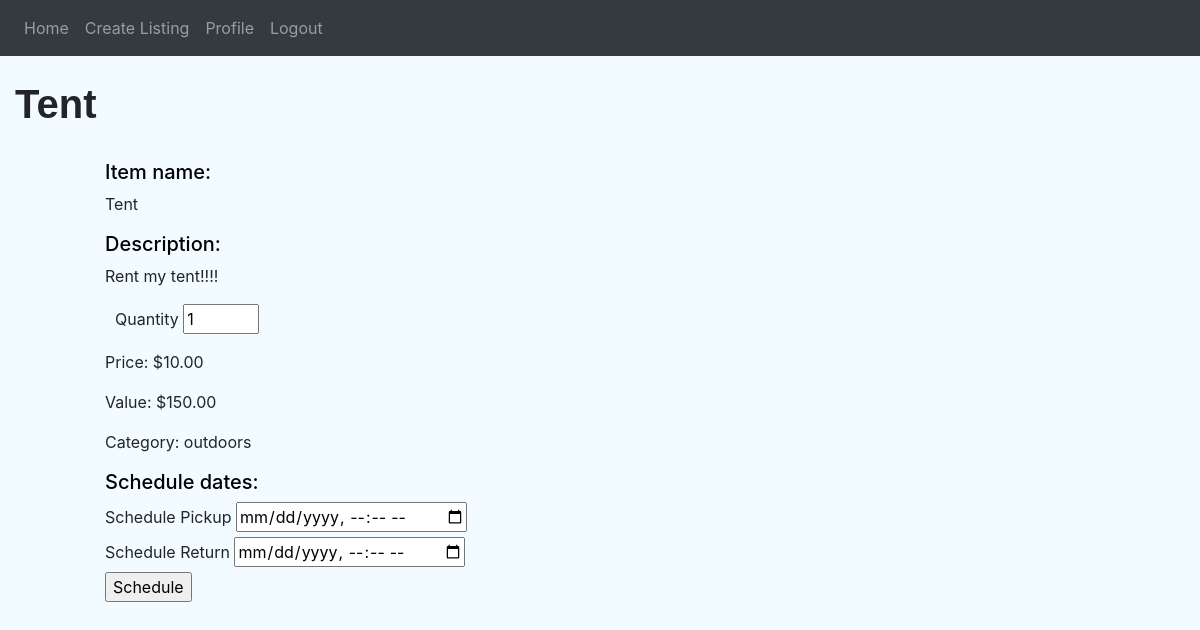
/order/item/2 (signed in), run on the app's committed database.
### website/models.py (models this page shows)
class Item(db.Model):
    id = db.Column(db.Integer, primary_key=True, index=True)
    name = db.Column(db.String(255), index=True)
    category_id = db.Column(db.Integer, db.ForeignKey("category.id"), index=True)
    is_available = db.Column(db.Boolean, nullable=False, default=True)
    description = db.Column(db.Text, index=True)
    owner_id = db.Column(db.Integer, db.ForeignKey("user.id"))  # ??????????
    date_created = db.Column(db.DATETIME, default=datetime.utcnow, index=True)
    price_in_cents = db.Column(db.Integer, nullable=False, index=True)  # Same thing here
    quantity = db.Column(db.Integer, default=1, index=True)
    value_in_cents = db.Column(db.Integer, nullable=False, index=True)
    image_name = db.Column(db.String(255), index=True)
    item_reviews = db.relationship("Review", backref="item")  # the item being reviewed
    orders = db.relationship("Order", backref="item")

class Category(db.Model):
    id = db.Column(db.Integer, primary_key=True, index=True)
    category = db.Column(db.String(255), index=True)
    items = db.relationship("Item", backref="category")

### website/order_item.py (the view, shortened to what this page needs)
@order_item.route('order/item/<item_id>', methods=['GET', 'POST'])
@login_required
def display_item(item_id):
    form = OrderFormInfo()
    current_item = Item.query.get(item_id)
    category = Category.query.get(current_item.category_id)
    return render_template('order.html', user=current_user, currentItem=current_item,
                           category=category, form=form)

### website/order_item.py
class OrderFormInfo(FlaskForm):
    scheduled_pickup_date = DateTimeLocalField('Schedule Pickup', format='%Y-%m-%dT%H:%M',
                                               validators=(DataRequired('** Required'), InputRequired(),))
    scheduled_return_date = DateTimeLocalField('Schedule Return', format='%Y-%m-%dT%H:%M',
                                               validators=(DataRequired('** Required'), InputRequired(),))
    submit = SubmitField('Schedule')  # OR RESERVE???

### website/templates/order.html (shortened to what this page needs)
{% extends "base.html" %} {% block title %}ORDER{% endblock %} {% block content
%}
<head>
  <link rel="stylesheet" href="../static/css/rental.css" />
</head>
<body style="background-color: rgb(242, 251, 255)">
  <br />
  <h1
    style="
      font-family: Verdana, Geneva, Tahoma, sans-serif;
      text-shadow: 0 0 2px #ffffff;
      font-weight: bold;
    ">
    {{ currentItem.name }}
  </h1>
  <div class="container py-4">
    <div class="row">
    <div class="col-6 big-box">
        <div class="col-md-10 col-lg-20 mx-auto">
            <form method="POST">
                <div class="form-group">
                    <h5 style="color: rgb(0, 0, 0)">Item name:</h5>
                    {{ currentItem.name }}
                </div>
                <div class="form-group">
                    <h5 style="color: rgb(0, 0, 0)">Description:</h5>
                    {{ currentItem.description}}
                </div>
                <div class="form-group">
                    <div class="d-flex justify-content-between">
                        <div class="quantityClass">
                            Quantity
                            <label for="quantity"></label><input type="number" name="quantity" min="1"
                                                                 max="{{currentItem.quantity}}" id="quantity" value="1"
                            />
                        </div>
                    </div>
                </div>
                <div class="form-group">
                    Price: {{"${:.2f}".format(currentItem.price_in_cents/100)}}
                </div>
                <div class="form-group">
                    Value:  {{"${:.2f}".format(currentItem.value_in_cents/100)}}
                </div>
                <div class="form-group">
                    Category:   {{ category.category }}
                </div>
                <h5 style="color: rgb(0, 0, 0)"> Schedule dates: </h5>
                {{ form.scheduled_pickup_date.label }} {{form.scheduled_pickup_date(class='datetime-localpicker')}} {{form.hidden_tag()}}
                {{ form.scheduled_return_date.label }} {{form.scheduled_return_date(class='datetime-localpicker')}} {{form.hidden_tag()}}
                {{form.submit()}}
            </form>
        </div>
    </div>
</div>
</div>
  {% endblock %}

### website/static/css/rental.css (style rules this page uses)
.quantityClass { margin-left: 10px; }

### data on the page
Item: name "Tent", description "Rent my tent!!!!", currentItem.price_in_cents/100 "$10.00", currentItem.value_in_cents/100 "$150.00"
Category: category "outdoors"
